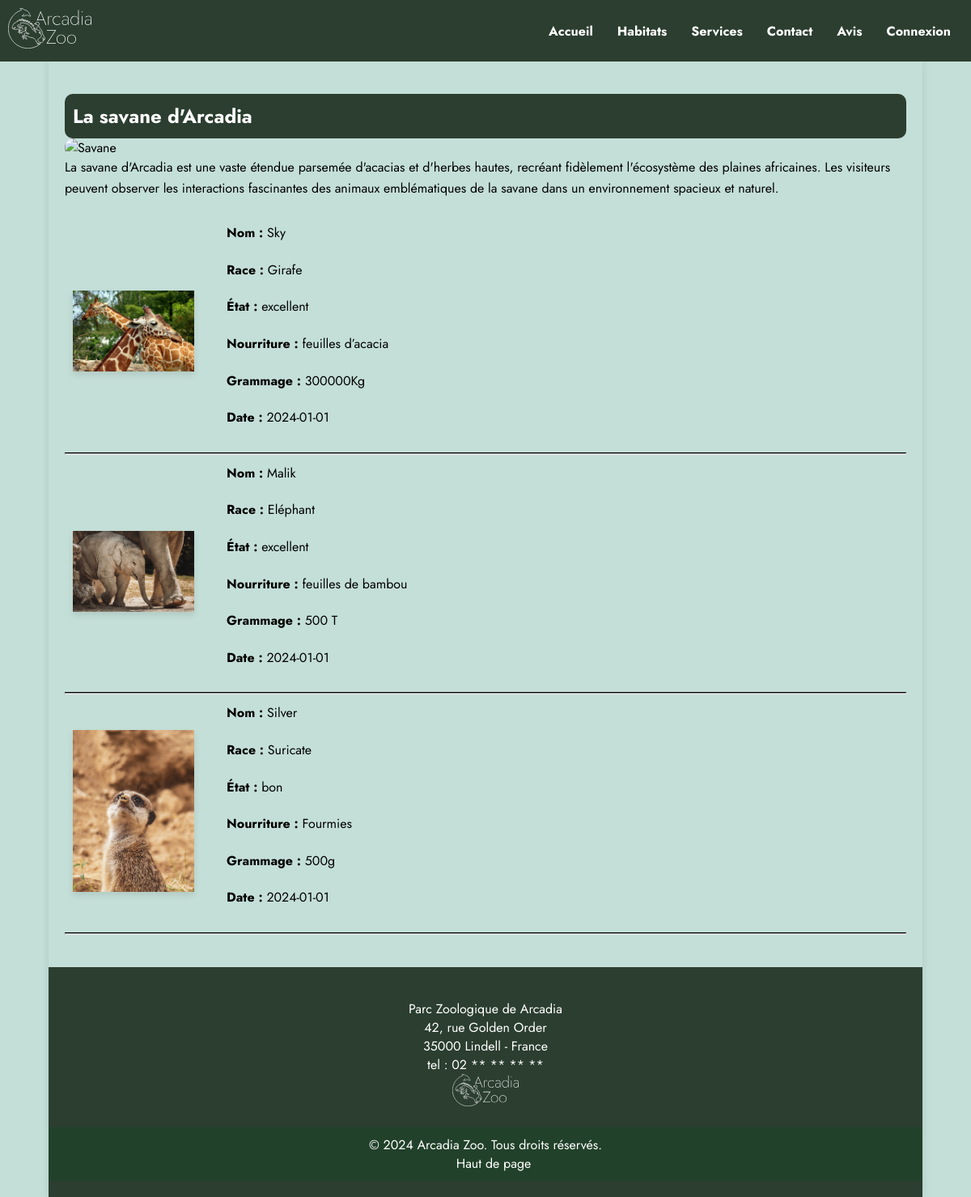
The page /vues/savane.php on the database its author committed.
### tables this page shows
CREATE TABLE `animal` (
  `animal_id` int(11) NOT NULL,
  `prenom` varchar(50) DEFAULT NULL,
  `habitat_id` int(11) DEFAULT NULL,
  `race_id` int(11) DEFAULT NULL,
  `etat_id` int(11) DEFAULT NULL
);

CREATE TABLE `race` (
  `race_id` int(11) NOT NULL,
  `label` varchar(50) DEFAULT NULL
);

CREATE TABLE `etat` (
  `etat_id` int(11) NOT NULL,
  `etat_label` varchar(255) DEFAULT NULL
);

CREATE TABLE `rapport_veterinaire` (
  `rapport_id` int(11) NOT NULL,
  `animal_id` int(11) DEFAULT NULL,
  `nourriture` varchar(255) DEFAULT NULL,
  `grammage` varchar(50) DEFAULT NULL,
  `date` date DEFAULT NULL,
  `etat_id` int(11) DEFAULT NULL
);

### vues/savane.php (the view, shortened to what this page needs)
<?php
try {
    $db = Database::getInstance();
    $conn = $db->getConnection();
    $query = "
        SELECT
            animal.animal_id,
            animal.prenom,
            race.label AS espece,
            habitat.nom AS habitat,
            etat.etat_label AS etat,
            rapport_veterinaire.nourriture,
            rapport_veterinaire.grammage,
            rapport_veterinaire.date
        FROM animal
        JOIN race ON animal.race_id = race.race_id
        JOIN habitat ON animal.habitat_id = habitat.habitat_id
        JOIN rapport_veterinaire ON animal.animal_id = rapport_veterinaire.animal_id
        JOIN etat ON rapport_veterinaire.etat_id = etat.etat_id
        WHERE habitat.habitat_id = 1";
    $stmt = $conn->prepare($query);
    $stmt->execute();
    $animals = $stmt->fetchAll(PDO::FETCH_ASSOC);
} catch (PDOException $e) {
    echo "Erreur : " . $e->getMessage();
    die();
}
$animal_images = [
    2 => "../src/images/WEBP/giraffe.webp",
    3 => "../src/images/WEBP/elephan.webp",
    4 => "../src/images/WEBP/suricate.webp"
];
?>
<!DOCTYPE html>
<html lang="fr">
<head>
    <link rel="stylesheet" href="../css/styles.css">
</head>
<body>
<header>
        <div class="header-content">
            <div class="logo">
                <img src="../src/images/logo/EFC_Logo_Arcadia_B_Nom.svg" alt="Arcadia Zoo">
            </div>
            <nav>
                <ul>
                    <li><a href="index.php">Accueil</a></li>
                    <li><a href="habitats.php">Habitats</a></li>
                    <li><a href="services.php">Services</a></li>
                    <li><a href="contact.php">Contact</a></li>
                    <li><a href="avis.php">Avis</a></li>
                    <?php if (isset($_SESSION['username'])): ?>
                        <li class="user-menu">
                        <span><?= htmlspecialchars($_SESSION['username']); ?></span>
                            <div class="separateur"></div>
                            <div class="menu-der">
                                <?php if ($_SESSION['role'] === 'Employé'): ?>
                                    <a href="afficher_avis_attente.php">Afficher Avis en Attente</a>
                                <?php endif; ?>
                                <?php if ($_SESSION['role'] === 'Administrateur'): ?>
                                    <a href="creation_compte.php">Créer un compte</a>
                                    <a href="modifier_services.php">Modifier les services</a>
                                    <a href="gerer_habitats_animaux.php">Gérer Habitats et Animaux</a>
                                <?php endif; ?>
                                <?php if ($_SESSION['role'] === 'Vétérinaire'): ?>
                                    <a href="suivi_veterinaire.php">Suivi Vétérinaire</a>
                                <?php endif; ?>
                                <a href="../controleurs/deconnexion.php">Se déconnecter</a>
                            </div>
                        </li>
                    <?php else: ?>
                        <li><a href="connexion.php">Connexion</a></li>
                    <?php endif; ?>
                </ul>
            </nav>
        </div>
    </header>
    <div class="content">
        <section class="habitat">
            <h2>La savane d'Arcadia</h2>
            <img class="big" src="../src/images/habitats/enclot-savane-2.webp" alt="Savane">
            <p>La savane d'Arcadia est une vaste étendue parsemée d'acacias et d'herbes hautes, recréant fidèlement l'écosystème des plaines africaines. Les visiteurs peuvent observer les interactions fascinantes des animaux emblématiques de la savane dans un environnement spacieux et naturel.</p>
            <?php foreach ($animals as $animal): ?>
                <div class="animal-block">
                    <div class="animal-image">
                        <img class="habitat-item" src="<?= isset($animal_images[$animal['animal_id']]) ? $animal_images[$animal['animal_id']] : '../src/images/WEBP/default.webp'; ?>" alt="<?= htmlspecialchars($animal['prenom']); ?>">
                    </div>
                    <div class="animal-info">
                        <p><strong>Nom :</strong> <?= htmlspecialchars($animal['prenom']); ?></p>
                        <p><strong>Race :</strong> <?= htmlspecialchars($animal['espece']); ?></p>
                        <p><strong>État :</strong> <?= htmlspecialchars($animal['etat']); ?></p>
                        <p><strong>Nourriture :</strong> <?= htmlspecialchars($animal['nourriture']); ?></p>
                        <p><strong>Grammage :</strong> <?= htmlspecialchars($animal['grammage']); ?></p>
                        <p><strong>Date :</strong> <?= htmlspecialchars($animal['date']); ?></p>
                    </div>
                </div>
                <hr>
            <?php endforeach; ?>
        </section>
        <footer>
            <div class="footer-content">
                <p>Parc Zoologique de Arcadia<br>
                42, rue Golden Order<br>
                35000 Lindell - France<br>
                tel : 02 ** ** ** **</p>
                <div class="footer-logo">
                    <img src="../src/images/logo/EFC_Logo_Arcadia_B_Nom.svg" alt="Arcadia Zoo">
                </div>
            </div>
            <div class="footer-pdp">
                <p>&copy; 2024 Arcadia Zoo. Tous droits réservés.</p>
                <a href="#">Haut de page</a>
            </div>
        </footer>
    </div>
</body>
</html>

### CSS/styles.css (style rules this page uses)
* { margin: 0; padding: 0; box-sizing: border-box; }
body { display: flex; flex-direction: column; min-height: 100vh; }
body, html { height: 100%; margin: 0; background-color: #c4dfd8; }
.header-content { width: 100%; background-color: #2b3e2f; color: white; display: flex; justify-content: space-between; align-items: center; padding: 10px 10px; position: relative; z-index: 1000; }
.header-content nav ul { list-style: none; display: flex; margin: 0; padding: 0; }
.header-content nav li { margin: 0 15px; position: relative; }
.header-content nav a { color: white; text-decoration: none; font-weight: bold; }
.content { width: 90%; background-color: #c4dfd8; box-shadow: 0 0 10px rgba(0, 0, 0, 0.1); margin: 0 auto; flex: 1; }
.logo img { height: 50px; }
ul ,h2 ,h1 ,div, p { font-family: "jost"; }
.habitat, .services, .avis, .visiteur-avis { padding: 40px 20px; background-color: #c4dfd8; }
.habitat h2, .services h2, .avis h2 { text-align: left; color: #fff; background-color: #2b3e2f; padding: 10px; border-radius: 10px; }
.habitat-item, .service-item, .avis-item { position: relative; margin: 10px; flex: 1 1 calc(33.333% - 20px); box-shadow: 0 4px 8px rgba(0, 0, 0, 0.1); overflow: hidden; }
.habitat p { line-height: 1.6; margin-bottom: 20px; }
.big { width: 100%; max-height: 500px; object-fit: cover; margin-bottom: 20px; border-radius: 10px; margin: 0 auto; }
footer { background-color: #2b3e2f; color: white; text-align: center; padding: 20px 0; width: 100%; bottom: 0; z-index: 1000; }
.footer-content { padding: 20px; }
.footer-logo img { height: 40px; }
.footer-pdp { background-color: #21412a; padding: 10px 0; }
.footer-pdp a { color: white; text-decoration: none; margin-left: 20px; }
.animal-block { display: flex; align-items: center; justify-content: space-between; border-bottom: 1px solid #000; padding: 10px 0; }
.animal-block img { max-width: 150px; height: auto; margin-right: 20px; }
.animal-info { flex: 1; padding-left: 20px; }

### rows shown on the page
animal: shows a picture, prenom "Sky", race.label "Girafe", etat.etat_label "excellent", rapport_veterinaire.nourriture "feuilles d’acacia", rapport_veterinaire.grammage "300000Kg", rapport_veterinaire.date "2024-01-01"
animal: shows a picture, prenom "Malik", race.label "Eléphant", etat.etat_label "excellent", rapport_veterinaire.nourriture "feuilles de bambou", rapport_veterinaire.grammage "500 T", rapport_veterinaire.date "2024-01-01"
animal: shows a picture, prenom "Silver", race.label "Suricate", etat.etat_label "bon", rapport_veterinaire.nourriture "Fourmies", rapport_veterinaire.grammage "500g", rapport_veterinaire.date "2024-01-01"
